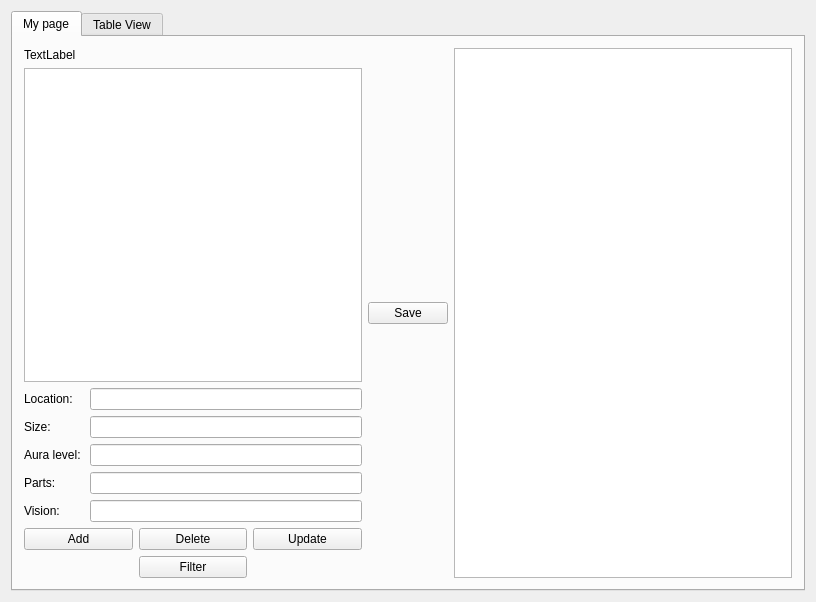
<?xml version="1.0" encoding="UTF-8"?>
<ui version="4.0">
 <class>QtGUI_HybrisClass</class>
 <widget class="QMainWindow" name="QtGUI_HybrisClass">
  <property name="geometry">
   <rect>
    <x>0</x>
    <y>0</y>
    <width>816</width>
    <height>602</height>
   </rect>
  </property>
  <property name="windowTitle">
   <string>QtGUI_Hybris</string>
  </property>
  <widget class="QWidget" name="centralWidget">
   <layout class="QVBoxLayout" name="verticalLayout">
    <item>
     <widget class="QTabWidget" name="tabWidget">
      <property name="currentIndex">
       <number>0</number>
      </property>
      <widget class="QWidget" name="mainTab">
       <attribute name="title">
        <string>My page</string>
       </attribute>
       <layout class="QHBoxLayout" name="horizontalLayout">
        <item>
         <layout class="QVBoxLayout" name="verticalLayout_2">
          <item>
           <widget class="QLabel" name="filterLabel">
            <property name="text">
             <string>TextLabel</string>
            </property>
           </widget>
          </item>
          <item>
           <widget class="QListWidget" name="towerList"/>
          </item>
          <item>
           <layout class="QFormLayout" name="formLayout">
            <item row="0" column="0">
             <widget class="QLabel" name="label_2">
              <property name="text">
               <string>Location: </string>
              </property>
             </widget>
            </item>
            <item row="0" column="1">
             <widget class="QLineEdit" name="locationLineEdit"/>
            </item>
            <item row="1" column="0">
             <widget class="QLabel" name="label_3">
              <property name="text">
               <string>Size: </string>
              </property>
             </widget>
            </item>
            <item row="1" column="1">
             <widget class="QLineEdit" name="sizeLineEdit"/>
            </item>
            <item row="2" column="0">
             <widget class="QLabel" name="label_4">
              <property name="text">
               <string>Aura level: </string>
              </property>
             </widget>
            </item>
            <item row="2" column="1">
             <widget class="QLineEdit" name="auraLineEdit"/>
            </item>
            <item row="3" column="0">
             <widget class="QLabel" name="label_5">
              <property name="text">
               <string>Parts: </string>
              </property>
             </widget>
            </item>
            <item row="3" column="1">
             <widget class="QLineEdit" name="partsLineEdit"/>
            </item>
            <item row="4" column="0">
             <widget class="QLabel" name="label_6">
              <property name="text">
               <string>Vision: </string>
              </property>
             </widget>
            </item>
            <item row="4" column="1">
             <widget class="QLineEdit" name="visionLineEdit"/>
            </item>
           </layout>
          </item>
          <item>
           <layout class="QGridLayout" name="gridLayout">
            <item row="0" column="0">
             <widget class="QPushButton" name="addButton">
              <property name="text">
               <string>Add</string>
              </property>
             </widget>
            </item>
            <item row="0" column="1">
             <widget class="QPushButton" name="deleteButton">
              <property name="text">
               <string>Delete</string>
              </property>
             </widget>
            </item>
            <item row="0" column="2">
             <widget class="QPushButton" name="updateButton">
              <property name="text">
               <string>Update</string>
              </property>
             </widget>
            </item>
            <item row="1" column="1">
             <widget class="QPushButton" name="filterButton">
              <property name="text">
               <string>Filter</string>
              </property>
             </widget>
            </item>
           </layout>
          </item>
         </layout>
        </item>
        <item>
         <widget class="QPushButton" name="saveButton">
          <property name="text">
           <string>Save</string>
          </property>
         </widget>
        </item>
        <item>
         <widget class="QListWidget" name="savedList">
          <property name="selectionMode">
           <enum>QAbstractItemView::NoSelection</enum>
          </property>
         </widget>
        </item>
       </layout>
      </widget>
      <widget class="QWidget" name="tableViewTab">
       <attribute name="title">
        <string>Table View</string>
       </attribute>
       <layout class="QHBoxLayout" name="horizontalLayout_2">
        <item>
         <widget class="QTableView" name="towerTableView"/>
        </item>
       </layout>
      </widget>
     </widget>
    </item>
   </layout>
  </widget>
 </widget>
 <layoutdefault spacing="6" margin="11"/>
 <resources>
  <include location="QtGUI_Hybris.qrc"/>
 </resources>
 <connections/>
</ui>
